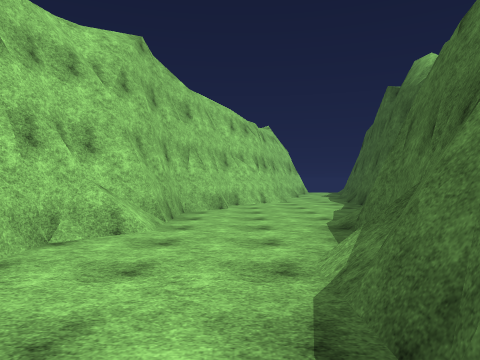
[1] (above)

13 first-person views from a walk through a Unity game level. The camera is 1.5 m above the floor, looks level and sees 70° across. The floor is counted in squares, 2 m on a side. Each view is taken from the middle of a square. On the plan, view 1 faces up. The plan holds only what a view shows up to about 11 squares ahead; the rest is blank. The place goes on beyond the plan. Some animated figures are left out. Surface patterns are stand-ins for the level's own textures.

[2]
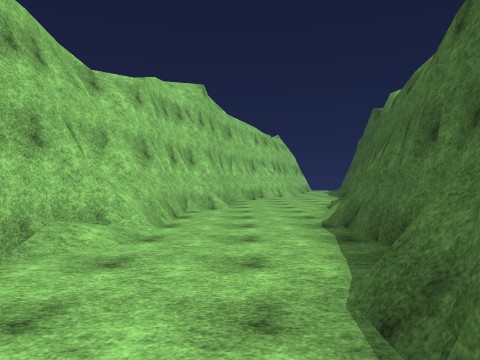

[3]
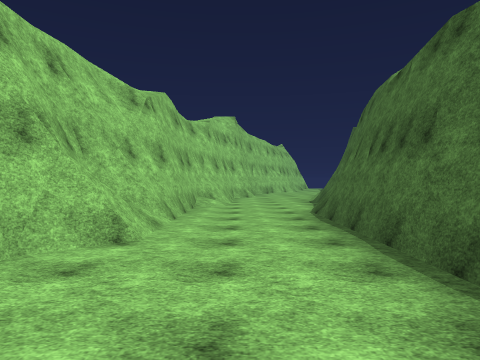

[4]
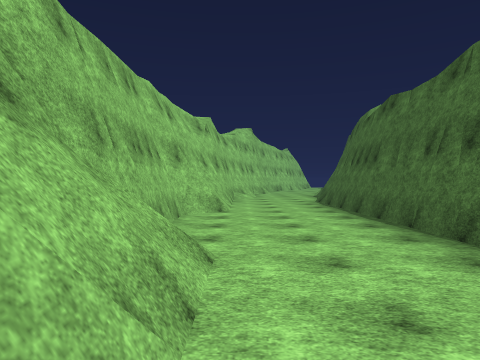

[5]
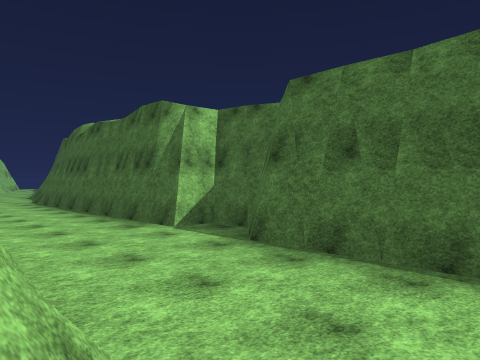

[6]
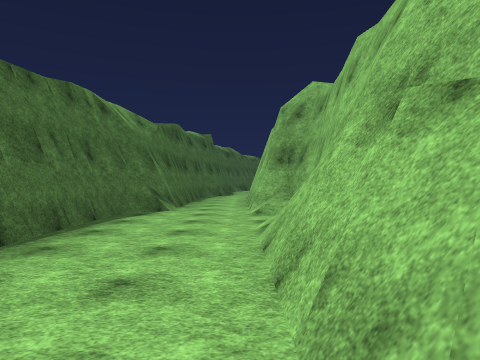

[7]
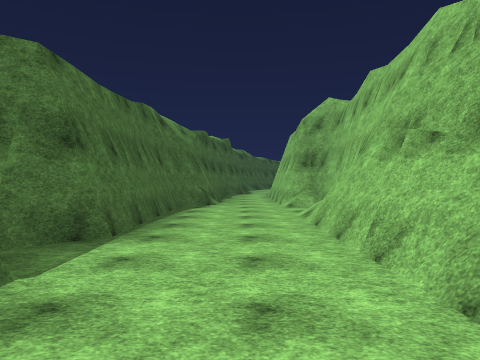

[8]
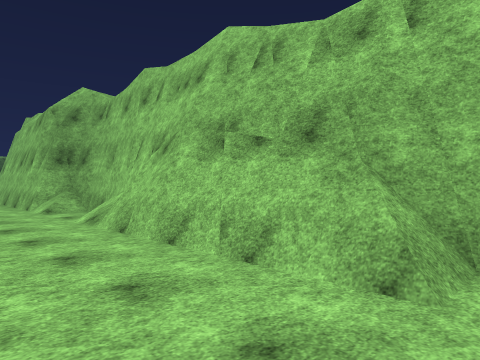

[9]
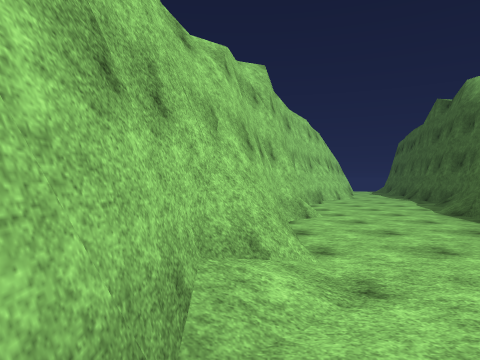

[10]
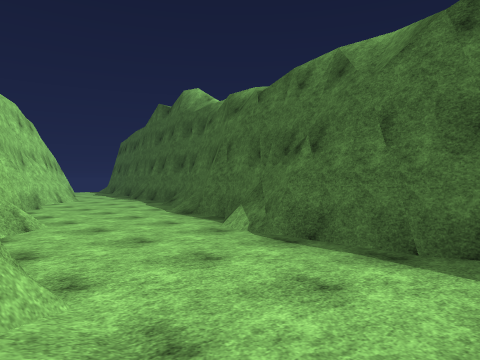

[11]
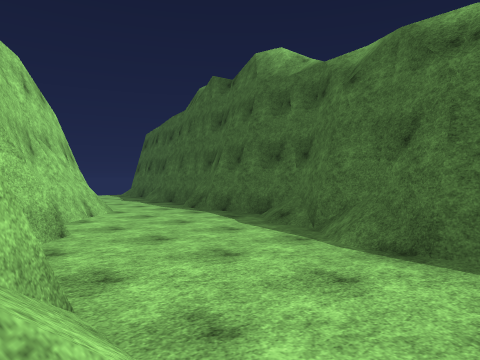

[12]
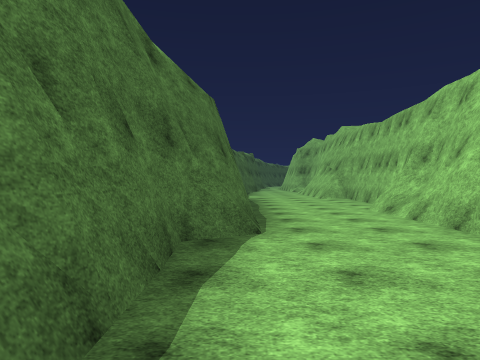

[13]
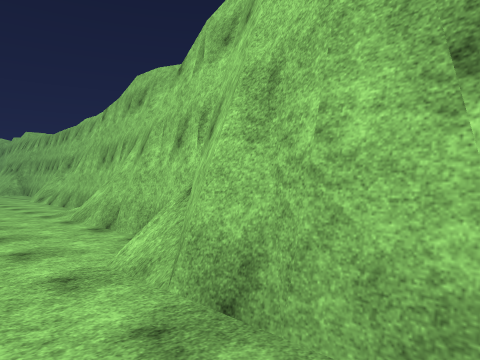

### Floor plan
Key: @ floor where view 1 was taken; # wall or solid block; . main floor; : floor 6.75 m higher than the main floor; / step, stairs or slope; = window, fence, low wall or low ledge; v drop or lower ground.
Columns run from 5 left of view 1 to 6 right of it. Each row starts with its distance up from view 1.
 10     #....#v/
  9    ##....#//
  8    #..../#/
  7    #....##:
  6    #.../#
  5   ##...##
  4   #....#/
  3   #...##/
  2  ##...#v
  1  ##...#v
  0  #/..@#/
 -1  #....#
 -2  #...##
 -3  #...#
 -4  #...#/
 -5 ##...#/
 -6 ##...#/
 -7 #....#
 -8 #....#/
 -9 #....#/
-10 #....#/
-11 #/...##/
-12 ##....#/
-13  #...##
-14  #...#
-15  #...#
-16 ##...#
-17 #/...#
-18 #....#
-19 #/..=#
-20 ##..##
-21  #..#

Where each view was taken, in squares from view 1:
view 1: 0 up, 0 right, facing up
view 2: 4 down, 1 left, facing up
view 3: 10 down, 2 left, facing up
view 4: 14 down, 3 left, facing up
view 5: 17 down, 4 left, facing up-right
view 6: 11 down, 3 left, facing down
view 7: 9 down, 2 left, facing down
view 8: 10 down, 1 left, facing down-left
view 9: 2 down, 3 left, facing up
view 10: 1 down, 3 left, facing up-right
view 11: 4 up, 2 left, facing up-right
view 12: 3 up, 0 right, facing down
view 13: 8 up, 0 right, facing down-left
